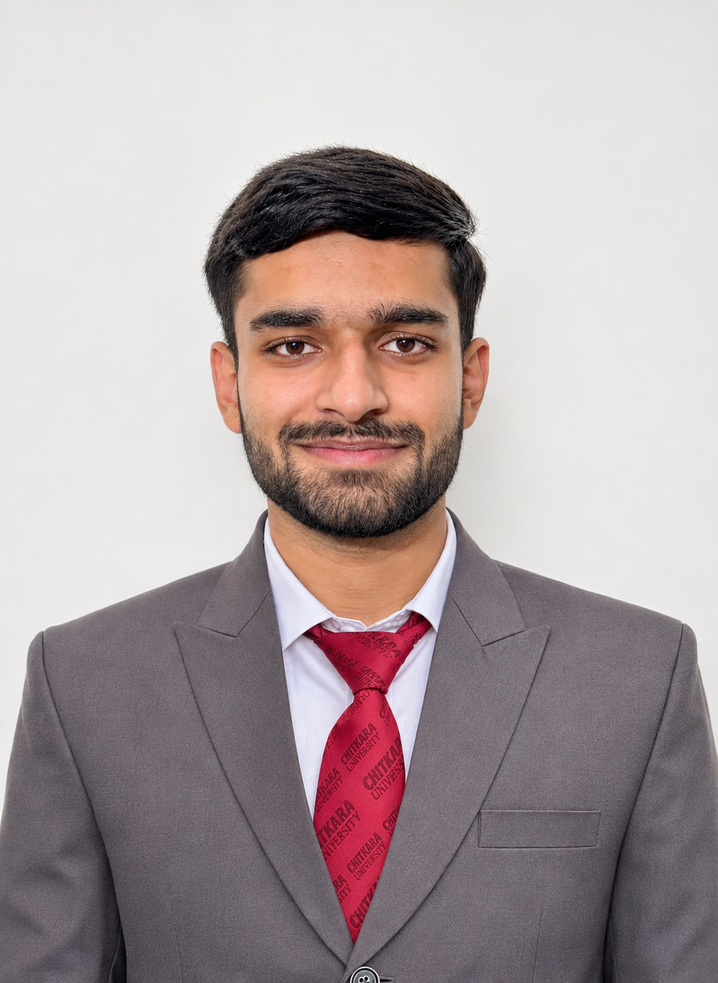
#> input picture assets/abhinav-profile.png, 718 x 983 px, shrunk from 1072 x 1467 before the run
$ python prep_photo.py
#> lines starting #> are read from the running program, lines starting #| are printed output that depends on the picture
"""Prepare Abhinav's light-background headshot for the ASCII SVG generator.

The portrait already has a clean pale background, so this keeps the original
photo treatment, crops a centered square around the head and shoulders, and
uses only Pillow (the reference version's undeclared rembg/OpenCV dependencies
made the generator fail on a fresh machine).

Usage: python scripts/prep_photo.py [input.png] [output.png]
"""
import os
import sys

from PIL import Image, ImageEnhance, ImageFilter, ImageOps

HERE = os.path.dirname(os.path.abspath(__file__))
INP = sys.argv[1] if len(sys.argv) > 1 else os.path.join(HERE, "..", "assets", "abhinav-profile.png")
OUT = sys.argv[2] if len(sys.argv) > 2 else os.path.join(HERE, "..", "source-prepped.png")

image = Image.open(INP).convert("RGB")
#> image is the input picture: PIL image 718x983 RGB; mean R, G, B 174.5, 161.3, 162.4
width, height = image.size
#> width = 718; height = 983
side = min(width, height)
#> side = 718
# Center the crop slightly above the vertical midpoint so the face stays the focus.
left = (width - side) // 2
#> left = 0
top = max(0, min(height - side, int((height - side) * 0.38)))
#> top = 100
image = image.crop((left, top, left + side, top + side))
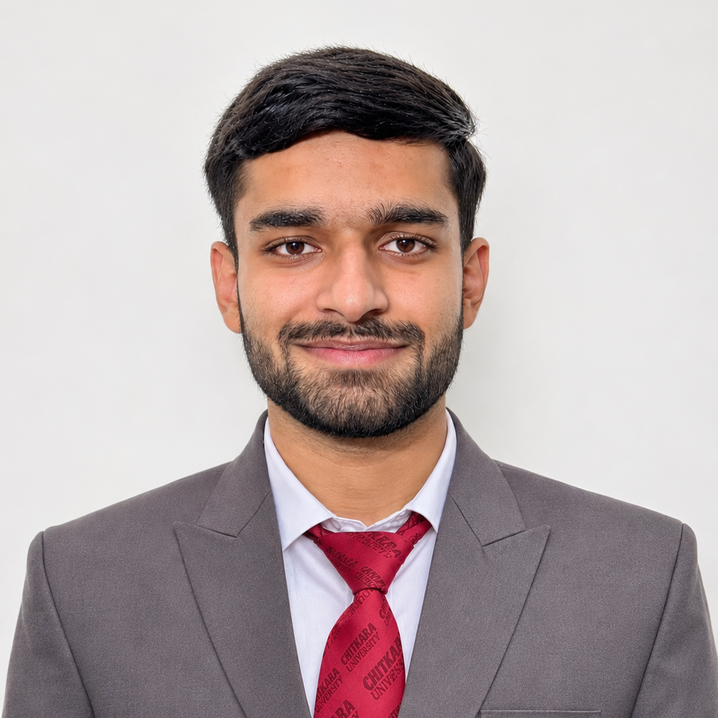
#> image: PIL image 718x718 RGB; mean R, G, B 183.1, 168.3, 168
image = ImageOps.grayscale(image)
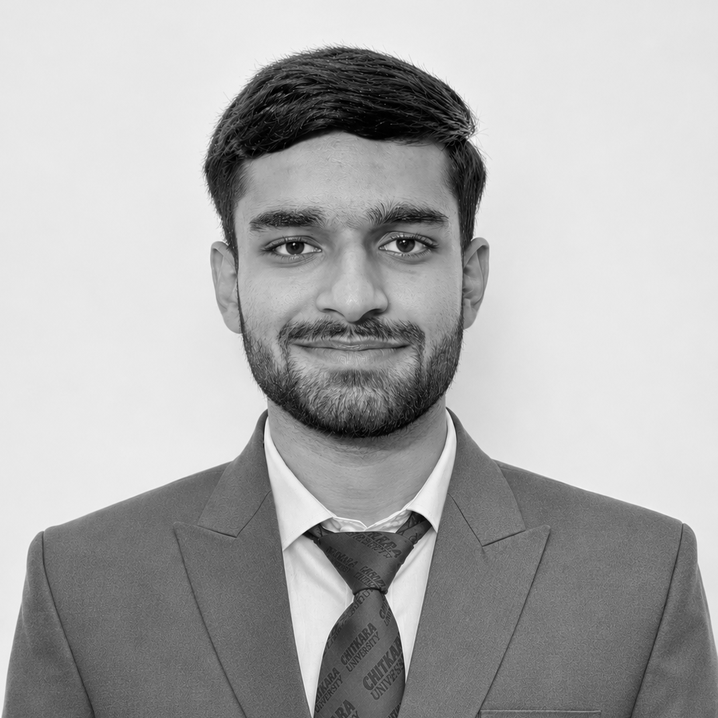
#> image: PIL image 718x718 L; min 0, max 252, mean 172.7
image = ImageOps.autocontrast(image, cutoff=1)
image = ImageEnhance.Contrast(image).enhance(1.12)
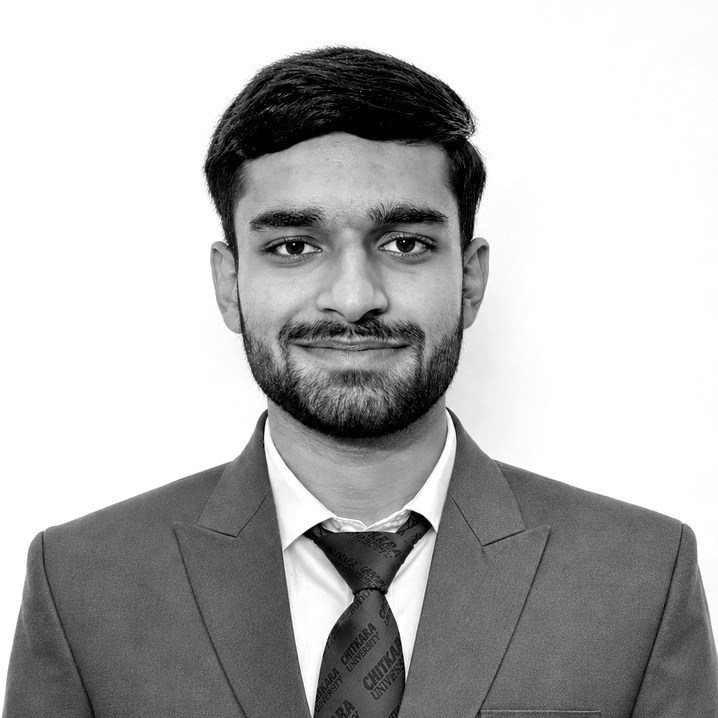
#> image: PIL image 718x718 L; min 0, max 255, mean 180.4
image = image.filter(ImageFilter.UnsharpMask(radius=1.2, percent=115, threshold=3))
image.save(OUT)
print(f"wrote {OUT}: {image.width} x {image.height}")
#| wrote scripts/../source-prepped.png: 718 x 718
